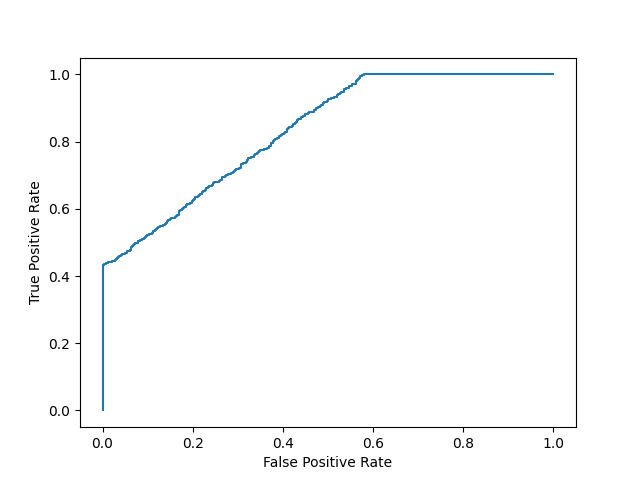

Here is the Python script that generated this plot:
# W3Schools, Python Machine Learning, AUC - ROC Curve
import numpy as np
import matplotlib.pyplot as plt
from sklearn.metrics import accuracy_score, confusion_matrix, roc_auc_score, roc_curve

n = 10000
ratio = .95
n_0 = int((1-ratio) * n)
n_1 = int(ratio * n)

y = np.array([0] * n_0 + [1] * n_1)

y_proba_2 = np.array(
    np.random.uniform(0, .7, n_0).tolist() +
    np.random.uniform(.3, 1, n_1).tolist()
)
y_pred_2 = y_proba_2 > .5

def plot_roc_curve(true_y, y_prob):
    """
    plots the roc curve based of the probabilities
    """
    fpr, tpr, thresholds = roc_curve(true_y, y_prob)
    plt.plot(fpr, tpr)
    plt.xlabel('False Positive Rate')
    plt.ylabel('True Positive Rate')

plot_roc_curve(y, y_proba_2)
print(f'model 2 AUC score: {roc_auc_score(y, y_proba_2)}')
plt.show()

"""
- y_proba_2 and y_pred_2 are the probabilities 
- obtained from a hypothetical model 
- that doesn't always predict the mode
"""
